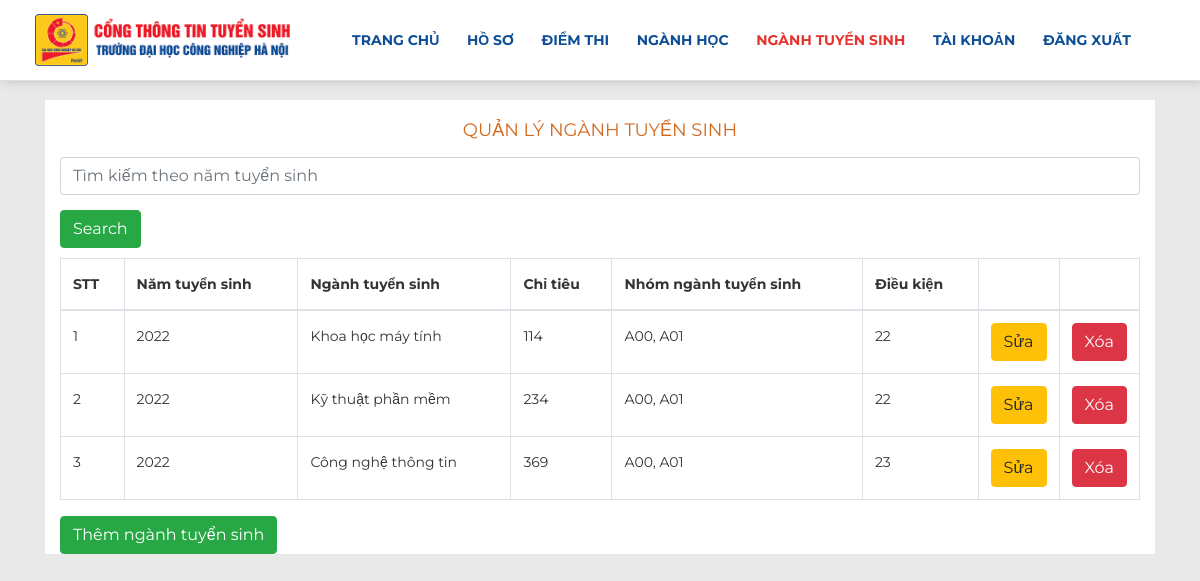
/Manager/AdmissionsMajor (signed in), run on the app's committed database.
### tables this page shows
CREATE TABLE `admissionsmajor` (
  `idAdmissionsYear` int NOT NULL,
  `idMajors` int NOT NULL,
  `numberOf` int NOT NULL COMMENT 'Chỉ tiêu',
  `groups` varchar(45) NOT NULL COMMENT 'tổ hợp xét tuyển',
  `condition` int NOT NULL COMMENT 'điểm điều kiện',
  PRIMARY KEY (idAdmissionsYear,idMajors),
  KEY fk_AdmissionsMajor_AdmissionsYear1_idx (idAdmissionsYear),
  KEY fk_AdmissionsMajor_Majors1_idx (idMajors),
  CONSTRAINT fk_AdmissionsMajor_AdmissionsYear1 FOREIGN KEY (idAdmissionsYear) REFERENCES admissionsyear (idAdmissionsYear),
  CONSTRAINT fk_AdmissionsMajor_Majors1 FOREIGN KEY (idMajors) REFERENCES majors (idMajors)
);

CREATE TABLE admissionsyear (
  idAdmissionsYear int NOT NULL AUTO_INCREMENT,
  valueAdmissionsYear int NOT NULL,
  PRIMARY KEY (idAdmissionsYear)
);

CREATE TABLE majors (
  idMajors int NOT NULL AUTO_INCREMENT,
  nameMajors varchar(50) NOT NULL,
  descriptionMajors varchar(500) DEFAULT NULL,
  enabled int NOT NULL,
  PRIMARY KEY (idMajors)
);

### core/Controller.php (called while the page is built, shortened)
<?php
abstract class Controller{
    public function RenderViewPermission($permission, $view, $data=[]){
        require_once "./" . $permission . "/views/pages/Master.php";
    }
}
?>

### Manager/controllers/_ManagerController.php (called while the page is built, shortened)
<?php
abstract class _ManagerController extends Controller{
    public function RenderView($view, $data=[]){
        $this->RenderViewPermission(self::PER_MANAGER, $view, $data);
    }
}
?>

### Manager/controllers/AdmissionsMajorController.php (called while the page is built, shortened)
<?php
class AdmissionsMajorController extends _ManagerController{
    function Index(){
        $this->RenderView(self::VIEW_ADMISSIONSMAJOR);
    }
}
?>

### index.php (called while the page is built, shortened)
<?php
$myApp = new \Core\App();
?>

### Manager/views/pages/AdmissionsMajor/AdmissionsMajorView.php (the view, shortened to what this page needs)
<?php
require_once('anhThuConnect.php');
?>
<div class="trg-style">
    <div class="container" style="background-color: #fff;">
        <div class="panel panel-primary">
            <div class="panel-heading">
                <h3 style="text-align:center; color: chocolate; padding-top: 20px;">QUẢN LÝ NGÀNH TUYỂN SINH<h3>
                <form method="POST" action="/PHP_Project/Manager/AdmissionsMajor/Find">
                    <input type="text" name="name" class="form-control" style="margin-top: 15px; margin-bottom: 15px;" placeholder="Tìm kiếm theo năm tuyển sinh">
                    <button class="btn btn-success">Search</button>
                </form>
            </div>
            <div class="panel-body">
                <table class="table table-bordered">
                    <thead>
                        <tr>
                            <th>STT</th>
                            <th>Năm tuyển sinh</th>
                            <th>Ngành tuyển sinh</th>
                            <th>Chỉ tiêu </th>
                            <th>Nhóm ngành tuyển sinh</th>
                            <th>Điều kiện </th>
                            <th width="60px"></th>
                            <th width="60px"></th>
                        </tr>
                    </thead>
                    <tbody>
                        <?php
                        $index = 1;
                        $sql = "SELECT * from AdmissionsMajor ";
                        $sq = mysqli_query($conn, $sql);
                        while ($rs = mysqli_fetch_array($sq)) {
                            $nam = mysqli_fetch_array(mysqli_query($conn, "SELECT * FROM AdmissionsYear WHERE idAdmissionsYear = " . $rs['idAdmissionsYear']))['valueAdmissionsYear'];
                            $nganh = mysqli_fetch_array(mysqli_query($conn, "SELECT * FROM Majors WHERE idMajors = " . $rs['idMajors']))['nameMajors'];
                            echo '<tr>
                                    <td>' . ($index++) . '</td>
                                    <td >' . $nam . '</td>
                                    <td >' . $nganh . '</td>
                                    <td>' . $rs['numberOf'] . '</td>
                                    <td>' . $rs['groups'] . '</td>
                                    <td>' . $rs['condition'] . '</td>
                                    <td><button class="btn btn-warning" onclick=updateM(' . $rs['idMajors'] . ',' . $rs['idAdmissionsYear'] . ')>Sửa</button></td>
                                    <td><button class="btn btn-danger" onclick="deleteM(' . $rs['idMajors'] . ',' . $rs['idAdmissionsYear'] . ')">Xóa
                                    </button></td>
                                </tr>';
                        }
                        ?>
                    </tbody>
                </table>
                <button class="btn btn-success" onclick="window.location = '/PHP_Project/Manager/AdmissionsMajor/Add'">Thêm ngành tuyển sinh</button>
            </div>
        </div>
    </div>
</div>

### public/css/layout.css (style rules this page uses)
html, body { height: 100%; background-color: rgba(233, 233, 233, 1); -webkit-background-size: cover; -moz-background-size: cover; -o-background-size: cover; background-size: cover; }

### public/css/menu-header.css (style rules this page uses)
body { font-family: 'Montserrat', sans-serif; font-weight: 400; color: #333; font-size: 14px; line-height: 26px; }
h3 { font-size: 18px; }
h1, h2, h3, h4, h5, h6 { font-family: 'Montserrat', sans-serif; font-weight: 400; line-height: 1.2; color: #333333; margin-top: 0; margin-bottom: 10px; text-transform: uppercase; }

### data on the page
admissionsmajor: idAdmissionsYear.valueAdmissionsYear "2022", idMajors.nameMajors "Khoa học máy tính", numberOf "114", groups "A00, A01", condition "22"
admissionsmajor: idAdmissionsYear.valueAdmissionsYear "2022", idMajors.nameMajors "Kỹ thuật phần mềm", numberOf "234", groups "A00, A01", condition "22"
admissionsmajor: idAdmissionsYear.valueAdmissionsYear "2022", idMajors.nameMajors "Công nghệ thông tin", numberOf "369", groups "A00, A01", condition "23"
